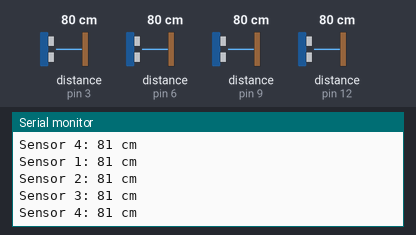
Simulated run of this sketch. Board: Arduino Uno, built with avr-gcc and run on an emulated ATmega328P. On the bench: the last lines printed to the serial monitor. The test bench sets the inputs (shaded band); at power-on: distance to the obstacle (sensors on pin 12, pin 3, pin 6, pin 9) 80 cm.

Above: at 12.6 s.
12.7 s: distance to the obstacle (sensor on pin 12) set to 12 cm
At 14.0 s:
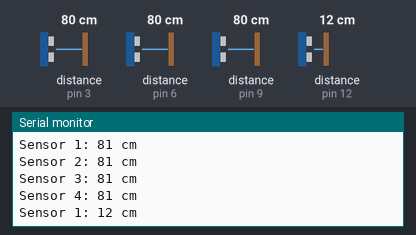
15.3 s: distance to the obstacle (sensor on pin 12) set to 9 cm
At 16.5 s:
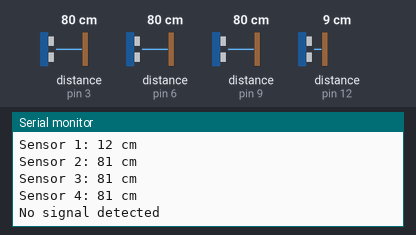
Timing chart, 0 to 18.3 s (numbered marks = the images above; inputs shaded):
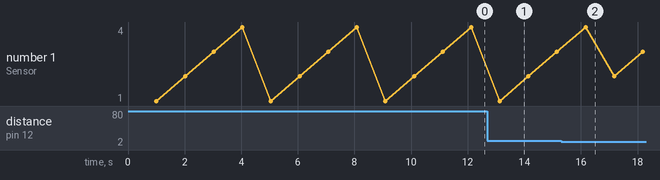

The sketch:

test_mus.ino
```cpp
# include <NewPing.h>

# define maxDistance 200
# define sonarNum 4

NewPing sonar[sonarNum] = {
  NewPing(13, 12, maxDistance),
  NewPing(10, 9, maxDistance),
  NewPing(7, 6, maxDistance),
  NewPing(4, 3, maxDistance)
};

void setup() {
  Serial.begin(115200);
}

void loop() {
  for (uint8_t i = 0; i < sonarNum; i++) {
    if(sonar[i].ping_cm() > 10) {
      delay(1000);
      Serial.print("Sensor ");
      Serial.print(i+1);
      Serial.print(": ");
      Serial.print(sonar[i].ping_cm());
      Serial.println(" cm");
    }
    else {
      Serial.println("No signal detected");
    }

  }
  Serial.println();
}
```

Measured:
- the behaviour switches between 11 and 10 cm on distance to the obstacle (sensor on pin 12) (found by bisection; images 1 and 2)
- after the input at 12.7 s, the serial monitor: prints a new line after 0.44 s (image 1)
- after the input at 15.3 s, the serial monitor: prints a new line after 0.87 s (image 2)
